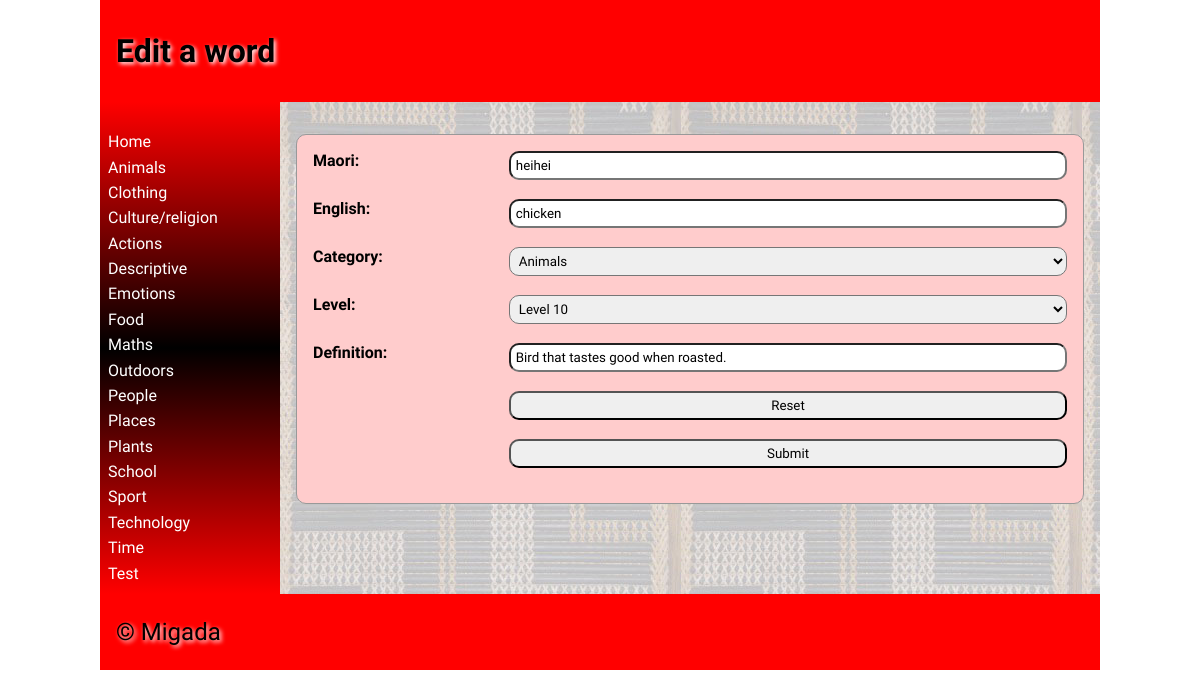
The app's page /editword?id=41 with its own data.
### tables this page shows
CREATE TABLE "category"
(
	categoryid INTEGER
		constraint category_pk
			primary key autoincrement,
	category varchar(30)
);

CREATE TABLE "dictionary_values"
(
	id INTEGER
		constraint dictionary_values_pk
			primary key autoincrement,
	maori varchar(60),
	english varchar(100),
	category INTEGER,
	definition varchar(500),
	level INTEGER,
	picture varchar(15),
	userid INTEGER,
	date_modified char(8)
);

### app.py (the view)
@app.route('/editword', methods=['GET', 'POST']) # This is the edit word page.
def render_editwordpage():
    wordid = request.args.get("id") # This gets the id of the word to be edited from the URL argument.
    date = get_date() # This gets the dat which will be inserted into the table as the word is being modified.
    new_maori = request.form.get("maori") # This gets all the new data from the form.
    new_english = request.form.get("english")
    new_category = request.form.get("category")
    new_level = request.form.get("level")
    new_definition = request.form.get("definition")
    con = create_connection('maori_dictionary.db') # This connection and query are used to get the default values for the edit word form.
    query = "SELECT maori, english, category, definition, level FROM dictionary_values WHERE id = ?"
    cur = con.cursor()
    cur.execute(query, (wordid,))
    word_list = cur.fetchall()
    con.commit()
    con.close()
    con = create_connection('maori_dictionary.db') # This opens a connection
    query = "UPDATE dictionary_values SET maori=?, english=?, category=?, definition=?, level=?, date_modified=? WHERE id=? " # This query is used to update values in the database.
    cur = con.cursor()
    try:
        cur.execute(query, (new_maori, new_english, new_category, new_definition, new_level, date, wordid))  # This line  executes the query and inserts the data.
    except sqlite3.IntegrityError:
        return redirect("/?message=Sorry but your edit has failed. To try again navigate to the word and press the edit button.") # If the query fails then the user is sent to this page.
    con.commit()
    con.close()
    return return_page('editword.html', word_list=word_list, logged_in=is_logged_in())  # This renders the editword page and sends data to the HTML page.

### app.py (called while the page is built)
def create_connection(db_file): # This function is used to make a connection with the database.
    try:                        #It is used when ever I do a query.
        connection = sqlite3.connect(db_file)
        return connection
    except Error as e:
        print(e)

def return_page(page, **extras): # This function does the rendering of the webpages. It allows me to pass through all of the cateogory information to all the pages.
    con = create_connection("maori_dictionary.db") # Makes connection and executes query to get category information.
    query = "SELECT categoryid, category  FROM category"
    cur = con.cursor()
    cur.execute(query)
    categorylist = dict(cur.fetchall())
    print(categorylist)
    con.close
    return render_template(page, categories=categorylist, **extras) # Renders all the webpages and sends category information.

def get_date(): # Is used to give date to any route that is going to change values in the database.
    date = datetime.now()
    return date.strftime("%d/%m/%Y")

def is_logged_in(): # Checks if and user is logged in.
    if session.get("email") is None:
        print("not logged in")
        return False
    else:
        print("logged in")
        return True

### templates/editword.html (shortened to what this page needs)
{% extends 'base.html' %}
{% block heading %}Edit a word{% endblock %}
{% block main %}
<form class="dataForm" method="post">
      <div class="form-group">
            <div class="form-label"><label for="maori">Maori:</label></div>
            <div class="form-element"><input type="text" name="maori" id="maori" value="{{ word_list[0][0] }}" ></div>
        </div>
        <div class="form-group">
            <div class="form-label"><label for="english">English:</label></div>
            <div class="form-element"><input type="text" name="english" id="english" value="{{ word_list[0][1] }}"></div>
        </div>
        <div class="form-group">
            <div class="form-label"> <label for="category">Category:</label></div>
            <div class="form-element">
                <select name='category' id='category' style="width: 100%; border-radius: 10px; padding: 0.3rem; margin-bottom: 10px;">
                    {% for  category in categories %}
                        <option value="{{ category }}" {% if category==word_list[0][2] %} selected="selected" {% endif %} > {{ categories[category]|title }}</option>
                    {% endfor %}
                </select>
            </div>
         </div>
        <div class="form-group">
            <div class="form-label"><label for="level">Level:</label></div>
            <div class="form-element">
                <select name='level' id='level' style="width: 100%; border-radius: 10px; padding: 0.3rem; margin-bottom: 10px;">
                    {% for i in range(1, 11) %}
                        <option value="{{ i }}" {% if i==word_list[0][4] %} selected="selected" {% endif %} >Level {{ i }}</option>
                    {% endfor %}
                </select>
            </div>
        </div>
        <div class="form-group">
            <div class="form-label"><label for="definition">Definition:</label></div>
            <div class="form-element"><input type="text" name="definition" id="definition" value="{{ word_list[0][3] }}"></div>
        </div>
        <div class="form-group">
            <div></div>
            <div class="form-element"><input type="reset"></div>
        </div>
        <div class="form-group">
            <div></div>
            <div class="form-element"><input type="submit"></div>
        </div>
    </form>
{% endblock %}

### templates/base.html (shortened to what this page needs)
<!doctype html>
<html lang="en">
<head>
	<link href="{{ url_for('static', filename='css/style.css') }}" rel="stylesheet">
</head>
<body>
	<div id="container">
		<header>
			<h1>{% block heading %}{% endblock %}</h1>
		</header>
		<nav>
			<ul>
                <li><a href="\">Home</a></li>
                {% for id, category in categories.items() %}
                    <li><a href="/categorypage?category={{ id }}">{{ category|title }}</a></li>
                {% endfor %}
			</ul>
		</nav>
		<main>
            {% block main%}{% endblock %}
        </main>
		<footer>
			<p>
				&copy; Migada
			</p>
		</footer>
	</div>
</body>
</html>

### static/css/style.css (style rules this page uses)
* { font-family: Comfortaa, sans-serif; margin: 0; padding: 0; box-sizing: border-box; }
#container { display: grid; grid-template-columns: 75px auto; grid-template-areas: 'nav header' 'main main' 'footer footer'; }
header { grid-area: header; background-color: #f00; padding: 1rem; }
nav { grid-area: nav; }
main { grid-area: main; padding: 1rem; background-color: #edd; }
h1, h2, h3, h4 { padding: 1rem 0; font-family: 'Suez One', serif; color: #000; text-shadow: 2px 2px 4px #fff; }
p { padding: 0.5rem 0; }
a { color: #222; }
.dataForm { margin: 1rem 0; border: 1px solid #999; padding: 1rem; background-color: #fcc; border-radius: 10px; }
.form-label { font-weight: bolder; }
.form-group { display: grid; grid-template-columns: 1fr 3fr; grid-column-gap: 10px; height: 3rem; }
.dataForm input, textarea { width: 100%; border-radius: 10px; padding: 0.3rem; margin-bottom: 10px; }
footer { grid-area: footer; padding: 1rem; background-color: #f00; }
footer p { color: #000; text-shadow: 2px 2px 4px #fff; font-size: 1.5rem; }
@media only screen and (min-width: 768px) { #container { grid-template-columns: 180px auto; grid-template-areas: 'header header' 'nav main' 'footer footer'; } }
@media only screen and (min-width: 768px) { nav { background: linear-gradient(180deg, rgba(255,0,0,1) 0%, rgba(0, 0, 0, 1) 50%, rgba(255,0,0,1) 100%); padding: 0.5rem; } }
@media only screen and (min-width: 768px) { nav ul { list-style: none; } }
@media only screen and (min-width: 768px) { nav li { padding: 0.2rem 0; } }
@media only screen and (min-width: 768px) { nav a { color: #fff; text-decoration: none; } }
@media only screen and (min-width: 768px) { main { background-image: url('/poutama.png'); } }
@media only screen and (min-width: 1000px) { #container { width: 1000px; margin: auto; } }

### records on screen
category: category "Animals"
category: category "Clothing"
category: category "Culture/religion"
category: category "Actions"
category: category "Descriptive"
category: category "Emotions"
category: category "Food"
category: category "Maths"
category: category "Outdoors"
category: category "People"
category: category "Places"
category: category "Plants"
category: category "School"
category: category "Sport"
category: category "Technology"
category: category "Time"
category: category "Test"
dictionary_values: maori "heihei", english "chicken", category "Animals", level "Level 10", definition "Bird that tastes good when roasted."
